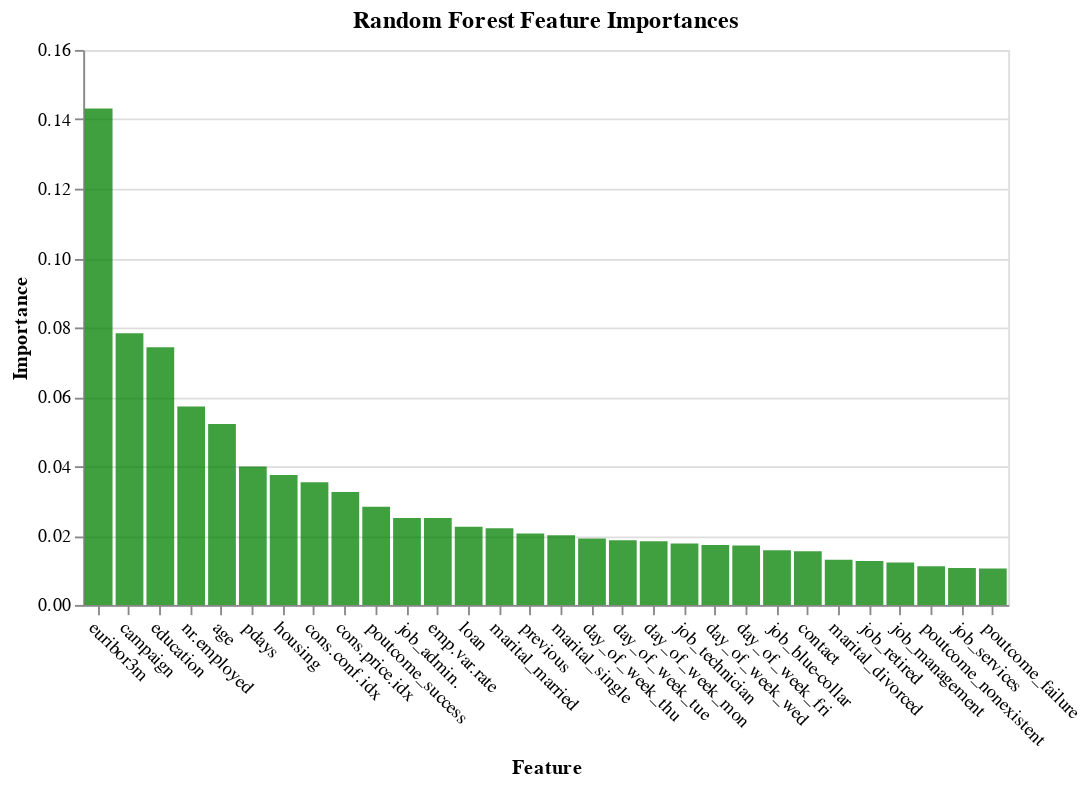

Write notebook code for a chart like this one.
### Code cell
plot_imp(best_features_rfi, feature_importances_rfi, 'Random Forest', 'green')

### Figure 1 — Vega-Lite specification as saved in the notebook (floating-point values rounded to 4 significant figures)
{"config": {"view": {"continuousWidth": 400, "continuousHeight": 300}}, "data": {"name": "data-8428e5650192a9741f352e5f0e7cbe64"}, "mark": {"type": "bar", "color": "green", "opacity": 0.75}, "encoding": {"x": {"type": "nominal", "axis": {"labelAngle": 45}, "field": "features", "sort": null, "title": "Feature"}, "y": {"type": "quantitative", "field": "importances", "title": "Importance"}}, "title": "Random Forest Feature Importances", "width": 500, "$schema": "https://vega.github.io/schema/vega-lite/v4.8.1.json", "datasets": {"data-8428e5650192a9741f352e5f0e7cbe64": [{"features": "euribor3m", "importances": 0.1431}, {"features": "campaign", "importances": 0.07831}, {"features": "education", "importances": 0.0743}, {"features": "nr.employed", "importances": 0.0572}, {"features": "age", "importances": 0.05217}, {"features": "pdays", "importances": 0.03994}, {"features": "housing", "importances": 0.03749}, {"features": "cons.conf.idx", "importances": 0.03535}, {"features": "cons.price.idx", "importances": 0.03256}, {"features": "poutcome_success", "importances": 0.02832}, {"features": "job_admin.", "importances": 0.02507}, {"features": "emp.var.rate", "importances": 0.02506}, {"features": "loan", "importances": 0.02252}, {"features": "marital_married", "importances": 0.02214}, {"features": "previous", "importances": 0.02062}, {"features": "marital_single", "importances": 0.02006}, {"features": "day_of_week_thu", "importances": 0.01918}, {"features": "day_of_week_tue", "importances": 0.01864}, {"features": "day_of_week_mon", "importances": 0.01836}, {"features": "job_technician", "importances": 0.01773}, {"features": "day_of_week_wed", "importances": 0.01731}, {"features": "day_of_week_fri", "importances": 0.01716}, {"features": "job_blue-collar", "importances": 0.01574}, {"features": "contact", "importances": 0.0155}, {"features": "marital_divorced", "importances": 0.01304}, {"features": "job_retired", "importances": 0.01269}, {"features": "job_management", "importances": 0.01225}, {"features": "poutcome_nonexistent", "importances": 0.01117}, {"features": "job_services", "importances": 0.01067}, {"features": "poutcome_failure", "importances": 0.01048}]}}
